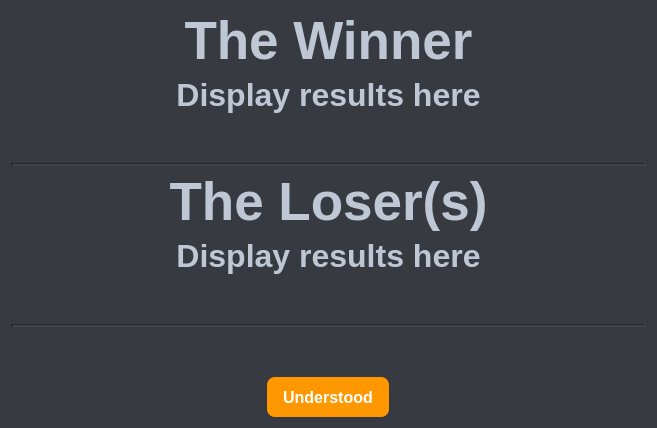
<?xml version="1.0" encoding="UTF-8"?>
<ui version="4.0">
 <class>Dialog</class>
 <widget class="QDialog" name="Dialog">
  <property name="geometry">
   <rect>
    <x>0</x>
    <y>0</y>
    <width>657</width>
    <height>428</height>
   </rect>
  </property>
  <property name="windowTitle">
   <string>Dialog</string>
  </property>
  <property name="styleSheet">
   <string notr="true">
QDialog, QWidget {
    background-color: rgb(55, 59, 65);
    color: #f8f8f2;
    font-family: 'Segoe UI', 'Roboto', Arial, sans-serif;
}
QPushButton {
    background-color: #FF9800;
    color: white;
    border: none;
    border-radius: 8px;
    padding: 8px 16px;
    font-weight: bold;
    min-height: 24px;
}
QPushButton:hover {
    background-color: #F57C00;
}
QPushButton:pressed {
    background-color: rgb(158, 80, 3);
}
QLabel#labelWinner {
    color: #bfc7d5;
    font-size: 40pt;
    font-weight: 500;
}
QLabel#labelLoser {
    color: #bfc7d5;
    font-size: 40pt;
    font-weight: 500;
}
QLabel {
    color: #bfc7d5;
    font-size: 24pt;
    font-weight: 500;
}
</string>
  </property>
  <layout class="QVBoxLayout" name="verticalLayout">
   <item>
    <widget class="QLabel" name="labelWinner">
     <property name="font">
      <font>
       <family>Segoe UI</family>
       <pointsize>40</pointsize>
       <fontweight>Medium</fontweight>
      </font>
     </property>
     <property name="text">
      <string>The Winner</string>
     </property>
     <property name="alignment">
      <set>Qt::AlignmentFlag::AlignCenter</set>
     </property>
    </widget>
   </item>
   <item>
    <widget class="QLabel" name="labelDisplayWinners">
     <property name="font">
      <font>
       <family>Segoe UI</family>
       <pointsize>24</pointsize>
       <fontweight>Medium</fontweight>
      </font>
     </property>
     <property name="text">
      <string>Display results here</string>
     </property>
     <property name="alignment">
      <set>Qt::AlignmentFlag::AlignCenter</set>
     </property>
    </widget>
   </item>
   <item>
    <spacer name="verticalSpacer_2">
     <property name="orientation">
      <enum>Qt::Orientation::Vertical</enum>
     </property>
     <property name="sizeHint" stdset="0">
      <size>
       <width>20</width>
       <height>40</height>
      </size>
     </property>
    </spacer>
   </item>
   <item>
    <widget class="Line" name="line">
     <property name="lineWidth">
      <number>3</number>
     </property>
     <property name="orientation">
      <enum>Qt::Orientation::Horizontal</enum>
     </property>
    </widget>
   </item>
   <item>
    <widget class="QLabel" name="labelLoser">
     <property name="font">
      <font>
       <family>Segoe UI</family>
       <pointsize>40</pointsize>
       <fontweight>Medium</fontweight>
      </font>
     </property>
     <property name="text">
      <string>The Loser(s)</string>
     </property>
     <property name="alignment">
      <set>Qt::AlignmentFlag::AlignCenter</set>
     </property>
    </widget>
   </item>
   <item>
    <widget class="QLabel" name="labelDisplayLosers">
     <property name="font">
      <font>
       <family>Segoe UI</family>
       <pointsize>24</pointsize>
       <fontweight>Medium</fontweight>
      </font>
     </property>
     <property name="text">
      <string>Display results here</string>
     </property>
     <property name="alignment">
      <set>Qt::AlignmentFlag::AlignCenter</set>
     </property>
    </widget>
   </item>
   <item>
    <spacer name="verticalSpacer_3">
     <property name="orientation">
      <enum>Qt::Orientation::Vertical</enum>
     </property>
     <property name="sizeHint" stdset="0">
      <size>
       <width>20</width>
       <height>40</height>
      </size>
     </property>
    </spacer>
   </item>
   <item>
    <widget class="Line" name="line_2">
     <property name="lineWidth">
      <number>3</number>
     </property>
     <property name="orientation">
      <enum>Qt::Orientation::Horizontal</enum>
     </property>
    </widget>
   </item>
   <item>
    <spacer name="verticalSpacer">
     <property name="orientation">
      <enum>Qt::Orientation::Vertical</enum>
     </property>
     <property name="sizeHint" stdset="0">
      <size>
       <width>20</width>
       <height>40</height>
      </size>
     </property>
    </spacer>
   </item>
   <item>
    <layout class="QHBoxLayout" name="horizontalLayout">
     <item>
      <spacer name="horizontalSpacer">
       <property name="orientation">
        <enum>Qt::Orientation::Horizontal</enum>
       </property>
       <property name="sizeHint" stdset="0">
        <size>
         <width>636</width>
         <height>20</height>
        </size>
       </property>
      </spacer>
     </item>
     <item>
      <widget class="QPushButton" name="pushButtonClose">
       <property name="sizePolicy">
        <sizepolicy hsizetype="Fixed" vsizetype="Fixed">
         <horstretch>0</horstretch>
         <verstretch>0</verstretch>
        </sizepolicy>
       </property>
       <property name="font">
        <font>
         <family>Segoe UI</family>
         <pointsize>12</pointsize>
         <bold>true</bold>
        </font>
       </property>
       <property name="text">
        <string>Understood</string>
       </property>
      </widget>
     </item>
     <item>
      <spacer name="horizontalSpacer_2">
       <property name="orientation">
        <enum>Qt::Orientation::Horizontal</enum>
       </property>
       <property name="sizeHint" stdset="0">
        <size>
         <width>636</width>
         <height>20</height>
        </size>
       </property>
      </spacer>
     </item>
    </layout>
   </item>
  </layout>
 </widget>
 <resources/>
 <connections/>
</ui>
